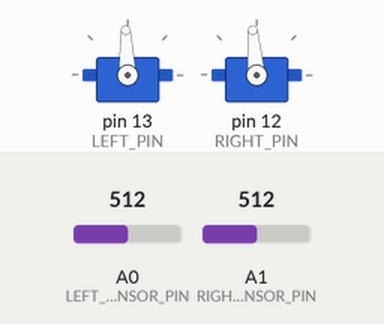
Recording of a sketch running on a simulated Arduino Mega 2560, built with avr-gcc and run on an emulated ATmega2560. On the bench: 2 × servo. The test bench sets the inputs (shaded band); at power-on: A0 (LEFT_SENSOR_PIN) = 512, A1 (RIGHT_SENSOR_PIN) = 512. What the sketch prints to the serial monitor is not drawn.

Above: at 6.7 s.
6.8 s: A0 (LEFT_SENSOR_PIN) set to 540
9.5 s: A0 (LEFT_SENSOR_PIN) set to 561
Timing chart, 0 to 12.6 s (numbered marks = the images above; inputs shaded):
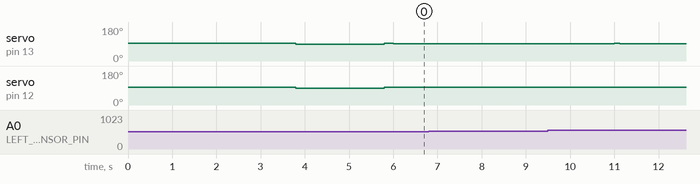

Measured:
- after the input at 6.8 s, every drawn part: stays the same
- after the input at 9.5 s, servo on pin 13 (LEFT_PIN): 92° → 93° after 1.5 s, → 92° 0.12 s later; servo on pin 12 (RIGHT_PIN): 95° → 93° after 1.5 s, → 95° 0.12 s later

The sketch:

Grid_Navigation.ino
```cpp
#include <Servo.h>

Servo leftServo;
Servo rightServo;

// ==================== CONFIGURATION ====================

#define START_X       0
#define START_Y       0
#define START_HEADING 0        // 0=North(+Y), 1=East(+X), 2=South(-Y), 3=West(-X)

// Target waypoints in grid coordinates; visited in order.
int waypoints[][2] = {
  {3, 2},
  {5, 5},
  {1, 4}
};
const int numWaypoints = sizeof(waypoints) / sizeof(waypoints[0]);

// ==================== HARDWARE ====================

#define LEFT_PIN   13
#define RIGHT_PIN  12
#define LEFT_STOP  1507        // servo-specific neutral pulse (calibrated)
#define RIGHT_STOP 1507        // servo-specific neutral pulse (calibrated)

#define LEFT_SENSOR_PIN  A0    // IR reflectance sensors on analog outputs
#define RIGHT_SENSOR_PIN A1

#define ON_LINE_THRESH 550     // reading above this = black line detected

// ==================== TUNING ====================

#define BASE_SPEED      15     // forward speed offset from neutral

#define TURN_DIV        90     // (reserved) proportional steering divisor
#define TURN_CAP        18     // (reserved) steering correction limit

#define PIVOT_SPEED          30
#define TURN_TIME_RIGHT_MS  2000   // calibrated 90-degree RIGHT turn from rest
#define TURN_TIME_LEFT_MS   1650   // calibrated 90-degree LEFT turn from rest
#define TURN_SETTLE_MS       500   // pause before a pivot to kill momentum
#define NUDGE_TIME_MS        1500  // creep past a crossing to align turning axis
#define CROSS_BLANK_MS       400   // debounce: ignore repeat crossings within this

#define SPIN_SPEED      30
#define SPIN_TIME_MS    8000

// ==================== STATE ====================

int curX = START_X;
int curY = START_Y;
int heading = START_HEADING;

bool prevAnyBlack = false;             // previous crossing state (for edge detect)
unsigned long lastCrossTime = 0;

const char* dirName(int h) {
  switch (h) {
    case 0: return "North";
    case 1: return "East";
    case 2: return "South";
    case 3: return "West";
  }
  return "?";
}

// ==================== LOW LEVEL ====================

// Dummy read + settle delay before the real read for a stable ADC value.
int readSensor(int pin) {
  analogRead(pin);
  delayMicroseconds(50);
  return analogRead(pin);
}

// Mirrored servo mounting: LEFT uses minus, RIGHT uses plus so that equal
// speeds drive the robot straight instead of spinning in place.
void drive(int leftSpeed, int rightSpeed) {
  leftSpeed  = constrain(leftSpeed,  -150, 150);
  rightSpeed = constrain(rightSpeed, -150, 150);
  leftServo.writeMicroseconds(LEFT_STOP  - leftSpeed);
  rightServo.writeMicroseconds(RIGHT_STOP + rightSpeed);
}

void stopMotors() {
  leftServo.writeMicroseconds(LEFT_STOP);
  rightServo.writeMicroseconds(RIGHT_STOP);
}

// ==================== LINE FOLLOWING ====================
// The robot drives straight between intersections; alignment is handled by
// physical placement rather than active steering, so a crossing cannot pull
// the robot off course.

void followLineStep(int left, int right) {
  drive(BASE_SPEED, BASE_SPEED);
}

// Intersection = rising edge of EITHER sensor going black. Using "either"
// (not "both") also catches edge crossings where only the inner sensor sees
// the perpendicular line. Debounced by CROSS_BLANK_MS.
bool crossedIntersection(int left, int right) {
  bool anyBlack = (left > ON_LINE_THRESH) || (right > ON_LINE_THRESH);
  bool rising = anyBlack && !prevAnyBlack;
  prevAnyBlack = anyBlack;
  if (rising && (millis() - lastCrossTime > CROSS_BLANK_MS)) {
    lastCrossTime = millis();
    return true;
  }
  return false;
}

// ==================== MOVEMENT PRIMITIVES ====================

// Drive forward one grid cell: advance until the next intersection, nudge the
// turning axis onto it, stop, then update the tracked coordinate.
void driveOneCell() {
  prevAnyBlack = false;
  lastCrossTime = millis();

  while (true) {
    int left  = readSensor(LEFT_SENSOR_PIN);
    int right = readSensor(RIGHT_SENSOR_PIN);
    if (crossedIntersection(left, right)) break;
    followLineStep(left, right);
  }

  if (NUDGE_TIME_MS > 0) {
    drive(BASE_SPEED, BASE_SPEED);
    delay(NUDGE_TIME_MS);
  }
  stopMotors();
  delay(120);

  switch (heading) {
    case 0: curY++; break;
    case 1: curX++; break;
    case 2: curY--; break;
    case 3: curX--; break;
  }

  Serial.print("   crossed ("); Serial.print(curX);
  Serial.print(","); Serial.print(curY);
  Serial.print(")  heading "); Serial.println(dirName(heading));
}

// Timed open-loop 90-degree pivot from rest. dir = +1 right, -1 left.
// Left and right use separately calibrated durations because the two servos
// are not perfectly matched.
void turn90(int dir) {
  stopMotors();
  delay(TURN_SETTLE_MS);                 // settle so momentum doesn't overshoot

  int turnTime = (dir > 0) ? TURN_TIME_RIGHT_MS : TURN_TIME_LEFT_MS;

  drive(dir * PIVOT_SPEED, -dir * PIVOT_SPEED);
  delay(turnTime);

  stopMotors();
  delay(200);

  heading = (heading + (dir > 0 ? 1 : 3)) % 4;
}

// Rotate to face a target heading using the shortest turn.
void faceHeading(int target) {
  int diff = (target - heading + 4) % 4;
  if (diff == 1)      turn90(+1);
  else if (diff == 3) turn90(-1);
  else if (diff == 2) { turn90(+1); turn90(+1); }

  Serial.print("   turned to face "); Serial.println(dirName(heading));
}

// ==================== NAVIGATION ====================

// Manhattan path planning: resolve the X displacement first, then Y.
void goToWaypoint(int tx, int ty) {
  int dx = tx - curX;
  if (dx != 0) {
    faceHeading(dx > 0 ? 1 : 3);
    for (int i = 0; i < abs(dx); i++) driveOneCell();
  }
  int dy = ty - curY;
  if (dy != 0) {
    faceHeading(dy > 0 ? 0 : 2);
    for (int i = 0; i < abs(dy); i++) driveOneCell();
  }
}

// ==================== ROUTE PREVIEW ====================

// Print the full intersection-by-intersection route before driving, so the
// planned path can be verified against the physical grid.
void printFullRoute() {
  int px = START_X, py = START_Y;

  Serial.println("Full route (every intersection):");
  Serial.print("  ("); Serial.print(px);
  Serial.print(","); Serial.print(py); Serial.print(")  [start]");

  for (int w = 0; w < numWaypoints; w++) {
    int tx = waypoints[w][0];
    int ty = waypoints[w][1];

    int dx = tx - px;
    int stepX = (dx > 0) ? 1 : -1;
    for (int i = 0; i < abs(dx); i++) {
      px += stepX;
      Serial.print(" -> ("); Serial.print(px);
      Serial.print(","); Serial.print(py); Serial.print(")");
    }
    int dy = ty - py;
    int stepY = (dy > 0) ? 1 : -1;
    for (int i = 0; i < abs(dy); i++) {
      py += stepY;
      Serial.print(" -> ("); Serial.print(px);
      Serial.print(","); Serial.print(py); Serial.print(")");
    }
    Serial.print("  [wp "); Serial.print(w + 1); Serial.print("]");
  }
  Serial.println();
  Serial.println();
}

// Spin in place to signal the route is complete.
void spinFinish() {
  drive(SPIN_SPEED, -SPIN_SPEED);
  delay(SPIN_TIME_MS);
  stopMotors();
}

// ==================== MAIN ====================

void setup() {
  Serial.begin(9600);
  leftServo.attach(LEFT_PIN);
  rightServo.attach(RIGHT_PIN);
  stopMotors();

  Serial.println("=================================");
  Serial.print("Start: ("); Serial.print(START_X);
  Serial.print(","); Serial.print(START_Y);
  Serial.print(") facing "); Serial.println(dirName(START_HEADING));

  Serial.print("Given waypoints:");
  for (int w = 0; w < numWaypoints; w++) {
    Serial.print(" ("); Serial.print(waypoints[w][0]);
    Serial.print(","); Serial.print(waypoints[w][1]); Serial.print(")");
  }
  Serial.println();
  Serial.println("=================================");

  printFullRoute();

  delay(3000);   // pause so the robot can be positioned at the start

  for (int w = 0; w < numWaypoints; w++) {
    Serial.print("Heading to waypoint "); Serial.print(w + 1);
    Serial.print(": ("); Serial.print(waypoints[w][0]);
    Serial.print(","); Serial.print(waypoints[w][1]); Serial.println(")");

    goToWaypoint(waypoints[w][0], waypoints[w][1]);

    Serial.print(">> reached waypoint "); Serial.print(w + 1);
    Serial.print(" ("); Serial.print(curX);
    Serial.print(","); Serial.print(curY); Serial.println(")");
    Serial.println();
  }

  stopMotors();
  Serial.println("Route complete. Pausing 2s.");
  delay(2000);

  Serial.println("Spinning 720.");
  spinFinish();
  stopMotors();

  Serial.println("Done.");
}

void loop() {
  // Entire route runs once in setup(); nothing repeats.
}
```
